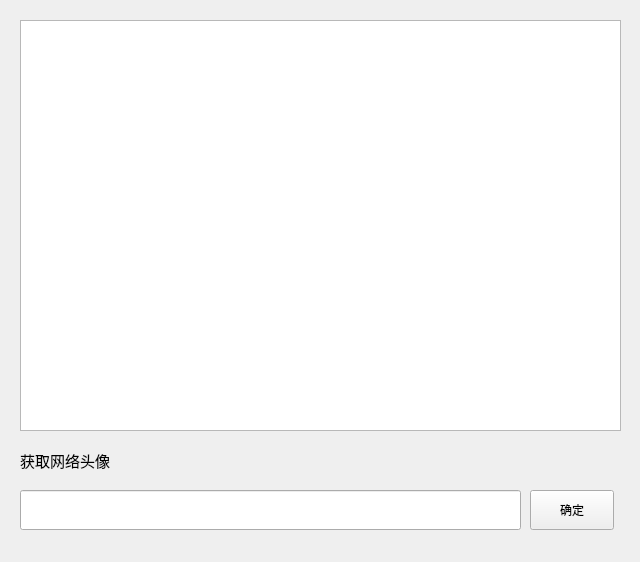
<?xml version="1.0" encoding="UTF-8"?>
<ui version="4.0">
 <class>IconSelect</class>
 <widget class="QWidget" name="IconSelect">
  <property name="geometry">
   <rect>
    <x>0</x>
    <y>0</y>
    <width>640</width>
    <height>562</height>
   </rect>
  </property>
  <property name="windowTitle">
   <string>Form</string>
  </property>
  <widget class="QListWidget" name="listWidget">
   <property name="geometry">
    <rect>
     <x>20</x>
     <y>20</y>
     <width>601</width>
     <height>411</height>
    </rect>
   </property>
   <property name="iconSize">
    <size>
     <width>64</width>
     <height>64</height>
    </size>
   </property>
   <property name="resizeMode">
    <enum>QListView::Adjust</enum>
   </property>
   <property name="spacing">
    <number>20</number>
   </property>
   <property name="viewMode">
    <enum>QListView::IconMode</enum>
   </property>
   <property name="uniformItemSizes">
    <bool>true</bool>
   </property>
  </widget>
  <widget class="QLabel" name="label">
   <property name="geometry">
    <rect>
     <x>20</x>
     <y>450</y>
     <width>171</width>
     <height>21</height>
    </rect>
   </property>
   <property name="font">
    <font>
     <pointsize>11</pointsize>
    </font>
   </property>
   <property name="text">
    <string>获取网络头像</string>
   </property>
  </widget>
  <widget class="QPushButton" name="pushButton">
   <property name="geometry">
    <rect>
     <x>530</x>
     <y>490</y>
     <width>84</width>
     <height>40</height>
    </rect>
   </property>
   <property name="text">
    <string>确定</string>
   </property>
  </widget>
  <widget class="QLineEdit" name="lineEdit">
   <property name="geometry">
    <rect>
     <x>20</x>
     <y>490</y>
     <width>501</width>
     <height>40</height>
    </rect>
   </property>
   <property name="font">
    <font>
     <pointsize>12</pointsize>
    </font>
   </property>
  </widget>
 </widget>
 <resources/>
 <connections/>
</ui>
